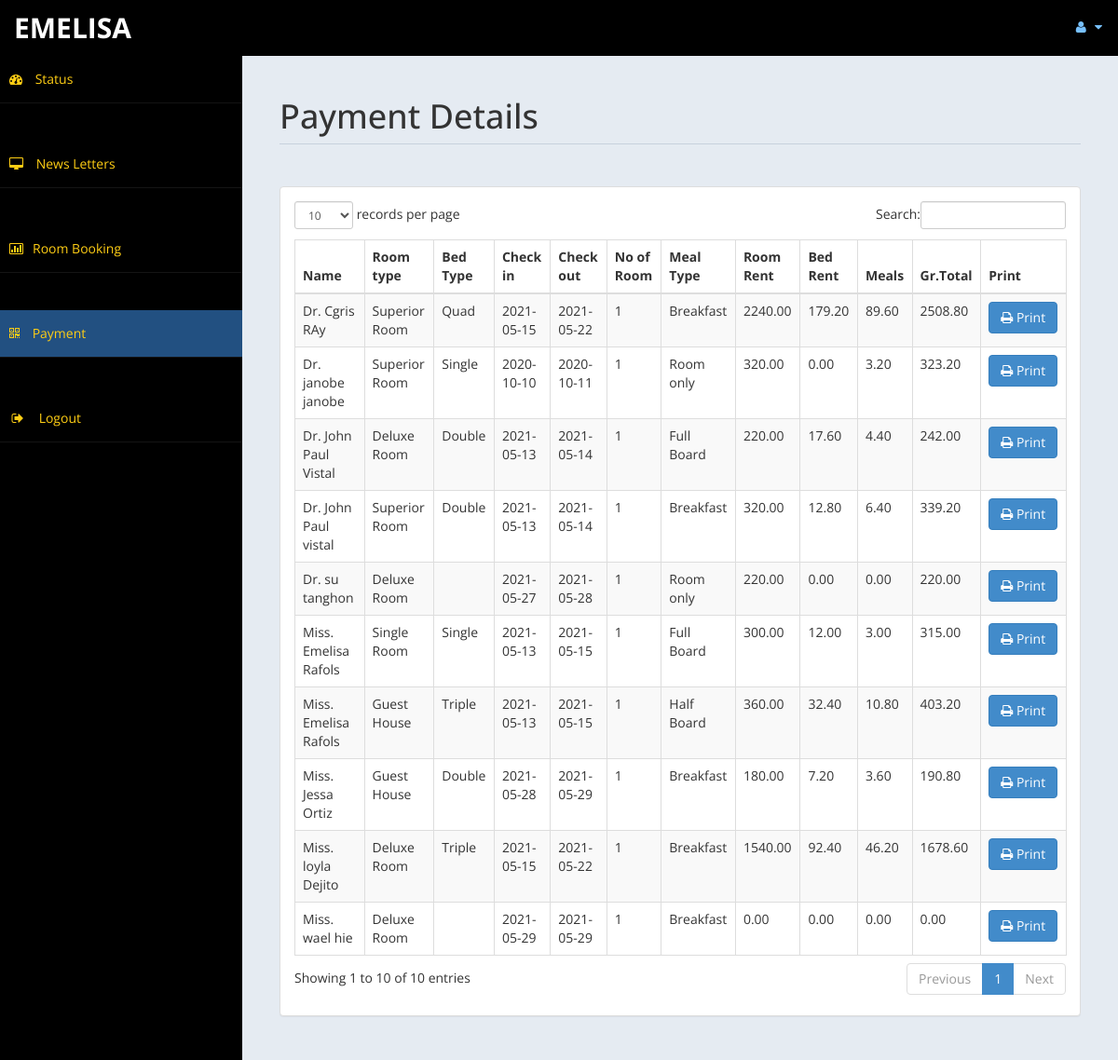
Page /frontdesk/payment.php (signed in) on the committed database.
### tables this page shows
CREATE TABLE `payment` (
  `id` int(11) DEFAULT NULL,
  `title` varchar(5) DEFAULT NULL,
  `fname` varchar(30) DEFAULT NULL,
  `lname` varchar(30) DEFAULT NULL,
  `troom` varchar(30) DEFAULT NULL,
  `tbed` varchar(30) DEFAULT NULL,
  `nroom` int(11) DEFAULT NULL,
  `cin` date DEFAULT NULL,
  `cout` date DEFAULT NULL,
  `ttot` double(8,2) DEFAULT NULL,
  `fintot` double(8,2) DEFAULT NULL,
  `mepr` double(8,2) DEFAULT NULL,
  `meal` varchar(30) DEFAULT NULL,
  `btot` double(8,2) DEFAULT NULL,
  `noofdays` int(11) DEFAULT NULL
);

### frontdesk/payment.php (the view, shortened to what this page needs)
<!DOCTYPE html>
<html xmlns="http://www.w3.org/1999/xhtml">
<head>
    <link href="assets/css/bootstrap.css" rel="stylesheet" />
    <link href="assets/css/font-awesome.css" rel="stylesheet" />
    <link href="assets/css/custom-styles.css" rel="stylesheet" />
    <link href="assets/js/dataTables/dataTables.bootstrap.css" rel="stylesheet" />
</head>
<body>
    <div id="wrapper">
        <nav class="navbar navbar-default top-navbar" role="navigation">
            <div class="navbar-header">
                <a class="navbar-brand" href="home.php"><?php echo $_SESSION["user"]; ?> </a>
            </div>
            <ul class="nav navbar-top-links navbar-right">
                <li class="dropdown">
                    <a class="dropdown-toggle" data-toggle="dropdown" href="#" aria-expanded="false">
                        <i class="fa fa-user fa-fw"></i> <i class="fa fa-caret-down"></i>
                    </a>
                </li>
            </ul>
        </nav>
        <nav class="navbar-default navbar-side" role="navigation">
            <div class="sidebar-collapse">
                <ul class="nav" id="main-menu">
                    <li>
                        <a href="home.php"><i class="fa fa-dashboard"></i> Status</a>
                    </li><br><br>
                    <li>
                        <a  href="messages.php"><i class="fa fa-desktop"></i> News Letters</a>
                    </li><br><br>
					<li>
                        <a href="roombook.php"><i class="fa fa-bar-chart-o"></i>Room Booking</a>
                    </li><br><br>
                    <li>
                        <a class="active-menu" href="payment.php"><i class="fa fa-qrcode"></i> Payment</a>
                    </li><br><br>
                    <li>
                        <a href="logout.php" ><i class="fa fa-sign-out fa-fw"></i> Logout</a>
                    </li>
            </div>
        </nav>
        <div id="page-wrapper" >
            <div id="page-inner">
			 <div class="row">
                    <div class="col-md-12">
                        <h1 class="page-header">
                           Payment Details<small> </small>
                        </h1>
                    </div>
                </div>
            <div class="row">
                <div class="col-md-12">
                    <div class="panel panel-default">
                        <div class="panel-body">
                            <div class="table-responsive">
                                <table class="table table-striped table-bordered table-hover" id="dataTables-example">
                                    <thead>
                                        <tr>
                                            <th>Name</th>
											<th>Room type</th>
                                            <th>Bed Type</th>
                                            <th>Check in</th>
											<th>Check out</th>
											<th>No of Room</th>
											<th>Meal Type</th>
                                            <th>Room Rent</th>
											<th>Bed Rent</th>
											<th>Meals </th>
											<th>Gr.Total</th>
											<th>Print</th>
                                        </tr>
                                    </thead>
                                    <tbody>
									<?php
										include ('db.php');
										$sql="select * from payment";
										$re = mysqli_query($con,$sql);
										while($row = mysqli_fetch_array($re))
										{
											$id = $row['id'];
											if($id % 2 ==1 )
											{
												echo"<tr class='gradeC'>
													<td>".$row['title']." ".$row['fname']." ".$row['lname']."</td>
													<td>".$row['troom']."</td>
													<td>".$row['tbed']."</td>
													<td>".$row['cin']."</td>
													<td>".$row['cout']."</td>
													<td>".$row['nroom']."</td>
													<td>".$row['meal']."</td>
													<td>".$row['ttot']."</td>
													<td>".$row['mepr']."</td>
													<td>".$row['btot']."</td>
													<td>".$row['fintot']."</td>
													<td><a href=print.php?pid=".$id ." <button class='btn btn-primary'> <i class='fa fa-print' ></i> Print</button></td>
													</tr>";
											}
											else
											{
												echo"<tr class='gradeU'>
													<td>".$row['title']." ".$row['fname']." ".$row['lname']."</td>
													<td>".$row['troom']."</td>
													<td>".$row['tbed']."</td>
													<td>".$row['cin']."</td>
													<td>".$row['cout']."</td>
													<td>".$row['nroom']."</td>
													<td>".$row['meal']."</td>
													<td>".$row['ttot']."</td>
													<td>".$row['mepr']."</td>
													<td>".$row['btot']."</td>
													<td>".$row['fintot']."</td>
													<td><a href=print.php?pid=".$id ." <button class='btn btn-primary'> <i class='fa fa-print' ></i> Print</button></td>
													</tr>";
											}
										}
									?>
                                    </tbody>
                                </table>
                            </div>
                        </div>
                    </div>
                </div>
            </div>
                </div>
            </div>
    </div>
</body>
</html>

### frontdesk/assets/css/custom-styles.css (style rules this page uses)
body { font-family: 'Open Sans', sans-serif; }
#wrapper { width: 100%; background: black; }
#page-wrapper { padding: 15px 15px; min-height: 600px; background: #E5EBF2; }
#page-inner { width: 100%; margin: 10px 20px 10px 0px; background-color: transparent; padding: 10px; min-height: 1200px; }
h1, .h1, h2, .h2, h3, .h3 { margin-top: 7px; margin-bottom: -5px; }
.page-header { padding-bottom: 9px; margin: 10px 0 45px; border-bottom: 1px solid #C7D1DD; }
.top-navbar { margin: 0px; }
.top-navbar .navbar-brand { color: #ffce14; width: 260px; text-align: left; height: 60px; font-size: 30px; font-weight: 700; text-transform: uppercase; line-height: 30px; }
.top-navbar .nav>li>a { position: relative; display: block; padding: 19px 15px; color: #77C0FD; }
.active-menu { background-color: #225081!important; }
.sidebar-collapse, .sidebar-collapse .nav { background: none; }
.sidebar-collapse .nav { padding: 0; }
.sidebar-collapse .nav>li>a { color: #ffce14; background: transparent; text-shadow: none; }
.sidebar-collapse>.nav>li>a { padding: 15px 10px; }
.sidebar-collapse>.nav>li { border-bottom: 1px solid rgba(107, 108, 109, 0.19); }
.navbar-side { border: none; background-color: black; }
.top-navbar { background: black; border-bottom: none; }
.top-navbar .nav>li>a>i { margin-right: 2px; }
.navbar-default { border: 0px solid black; }
.navbar-header { background: black; }
.nav>li>a>i { margin-right: 10px; }
@media (min-width:768px) { #page-wrapper { margin: 0 0 0 260px; padding: 15px 30px; min-height: 1200px; } }
@media (min-width:768px) { .navbar-side { z-index: 1; position: absolute; width: 260px; } }
@media (min-width:768px) { .navbar { border-radius: 0px; } }

### rows in the picture
payment: title "Dr.", fname "janobe", lname "janobe", troom "Superior Room", tbed "Single", cin "2020-10-10", cout "2020-10-11", nroom "1", meal "Room only", ttot "320.00", mepr "0.00", btot "3.20", fintot "323.20"
payment: title "Miss.", fname "Emelisa", lname "Rafols", troom "Single Room", tbed "Single", cin "2021-05-13", cout "2021-05-15", nroom "1", meal "Full Board", ttot "300.00", mepr "12.00", btot "3.00", fintot "315.00"
payment: title "Dr.", fname "John Paul", lname "Vistal", troom "Deluxe Room", tbed "Double", cin "2021-05-13", cout "2021-05-14", nroom "1", meal "Full Board", ttot "220.00", mepr "17.60", btot "4.40", fintot "242.00"
payment: title "Dr.", fname "Cgris", lname "RAy", troom "Superior Room", tbed "Quad", cin "2021-05-15", cout "2021-05-22", nroom "1", meal "Breakfast", ttot "2240.00", mepr "179.20", btot "89.60", fintot "2508.80"
payment: title "Miss.", fname "loyla", lname "Dejito", troom "Deluxe Room", tbed "Triple", cin "2021-05-15", cout "2021-05-22", nroom "1", meal "Breakfast", ttot "1540.00", mepr "92.40", btot "46.20", fintot "1678.60"
payment: title "Miss.", fname "Jessa", lname "Ortiz", troom "Guest House", tbed "Double", cin "2021-05-28", cout "2021-05-29", nroom "1", meal "Breakfast", ttot "180.00", mepr "7.20", btot "3.60", fintot "190.80"
payment: title "Dr.", fname "John Paul", lname "vistal", troom "Superior Room", tbed "Double", cin "2021-05-13", cout "2021-05-14", nroom "1", meal "Breakfast", ttot "320.00", mepr "12.80", btot "6.40", fintot "339.20"
payment: title "Miss.", fname "Emelisa", lname "Rafols", troom "Guest House", tbed "Triple", cin "2021-05-13", cout "2021-05-15", nroom "1", meal "Half Board", ttot "360.00", mepr "32.40", btot "10.80", fintot "403.20"
payment: title "Miss.", fname "wael", lname "hie", troom "Deluxe Room", cin "2021-05-29", cout "2021-05-29", nroom "1", meal "Breakfast", ttot "0.00", mepr "0.00", btot "0.00", fintot "0.00"
payment: title "Dr.", fname "su", lname "tanghon", troom "Deluxe Room", cin "2021-05-27", cout "2021-05-28", nroom "1", meal "Room only", ttot "220.00", mepr "0.00", btot "0.00", fintot "220.00"

### other values in the picture
$_SESSION["user"] "EMELISA"
